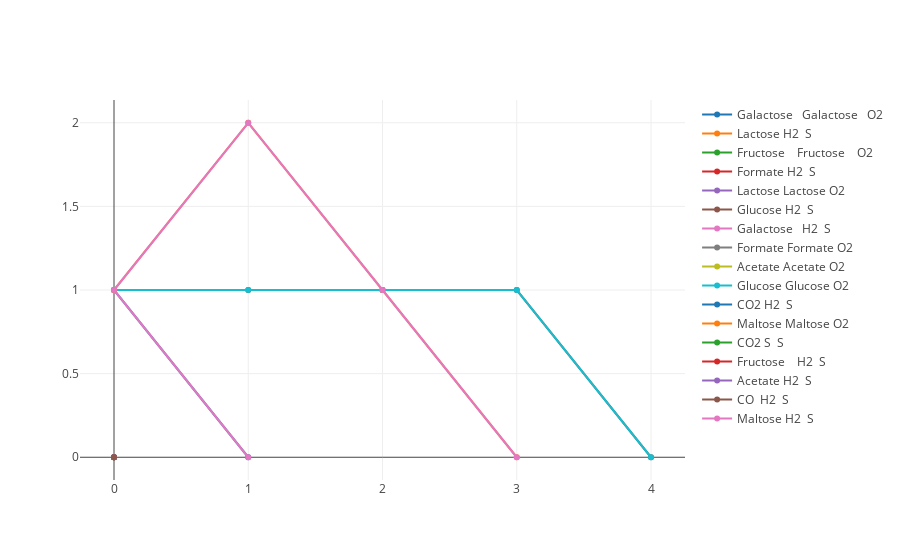

The notebook cell saved with this chart:
### Code cell
super_plot(all_seed_dfs,'n_reactions_new')

### Figure 1 — Plotly figure (JSON) as saved in the notebook; plotly's stock layout.template omitted (floating-point values rounded to 4 significant figures)
{"data": [{"mode": "lines+markers", "name": "Galactose   Galactose   O2", "textposition": "top center", "type": "scatter", "x": [0, 1], "y": [1, 0]}, {"mode": "lines+markers", "name": "Lactose H2  S", "textposition": "top center", "type": "scatter", "x": [0], "y": [0]}, {"mode": "lines+markers", "name": "Fructose    Fructose    O2", "textposition": "top center", "type": "scatter", "x": [0], "y": [0]}, {"mode": "lines+markers", "name": "Formate H2  S", "textposition": "top center", "type": "scatter", "x": [0], "y": [0]}, {"mode": "lines+markers", "name": "Lactose Lactose O2", "textposition": "top center", "type": "scatter", "x": [0], "y": [0]}, {"mode": "lines+markers", "name": "Glucose H2  S", "textposition": "top center", "type": "scatter", "x": [0, 1, 2, 3, 4], "y": [1, 1, 1, 1, 0]}, {"mode": "lines+markers", "name": "Galactose   H2  S", "textposition": "top center", "type": "scatter", "x": [0, 1], "y": [1, 0]}, {"mode": "lines+markers", "name": "Formate Formate O2", "textposition": "top center", "type": "scatter", "x": [0], "y": [0]}, {"mode": "lines+markers", "name": "Acetate Acetate O2", "textposition": "top center", "type": "scatter", "x": [0], "y": [0]}, {"mode": "lines+markers", "name": "Glucose Glucose O2", "textposition": "top center", "type": "scatter", "x": [0, 1, 2, 3, 4], "y": [1, 1, 1, 1, 0]}, {"mode": "lines+markers", "name": "CO2 H2  S", "textposition": "top center", "type": "scatter", "x": [0], "y": [0]}, {"mode": "lines+markers", "name": "Maltose Maltose O2", "textposition": "top center", "type": "scatter", "x": [0, 1, 2, 3], "y": [1, 2, 1, 0]}, {"mode": "lines+markers", "name": "CO2 S  S", "textposition": "top center", "type": "scatter", "x": [0], "y": [0]}, {"mode": "lines+markers", "name": "Fructose    H2  S", "textposition": "top center", "type": "scatter", "x": [0], "y": [0]}, {"mode": "lines+markers", "name": "Acetate H2  S", "textposition": "top center", "type": "scatter", "x": [0], "y": [0]}, {"mode": "lines+markers", "name": "CO  H2  S", "textposition": "top center", "type": "scatter", "x": [0], "y": [0]}, {"mode": "lines+markers", "name": "Maltose H2  S", "textposition": "top center", "type": "scatter", "x": [0, 1, 2, 3], "y": [1, 2, 1, 0]}], "layout": {"xaxis": {"autorange": true, "range": [-0.2701, 4.27], "type": "linear"}, "yaxis": {"autorange": true, "range": [-0.1465, 2.146], "type": "linear"}}}
